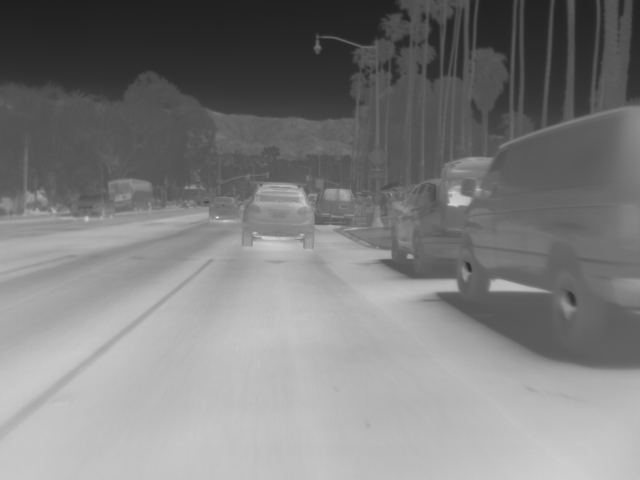
#> input picture demo/1064.png, 640 x 480 px, found by its file name
$ jupyter execute trongan93_test1.ipynb   (older library calls are emulated)
#> lines starting #> are read from the running program, lines starting #| are printed output that depends on the picture
[cell 1]
from PIL import Image
import numpy as np
import cv2
import matplotlib.pyplot as plt

path = f'data/Thermal_train_HR/1064.png'
image = Image.open(path)
#> image is the input picture: PIL image 640x480 L; min 30, max 251, mean 126
img = np.array(image)
print("Image Matrix: ")
# print(img)
print(img.shape)
#| (480, 640)
print(img.dtype)
#| uint8
plt.imshow(img,cmap='Greys')
plt.show()

# Sobel
sobelx = cv2.Sobel(img,cv2.CV_64F,1,0,ksize=3)
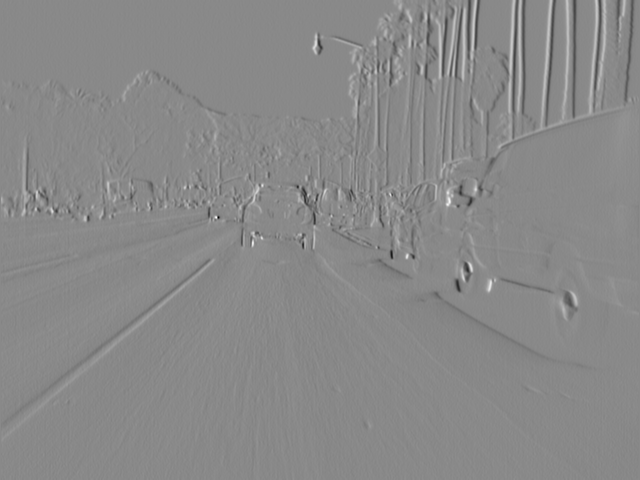
#> sobelx: shape (480, 640) float64; min -271, max 233, mean -0.1; drawn with min black and max white
sobely = cv2.Sobel(img,cv2.CV_64F,0,1,ksize=3)
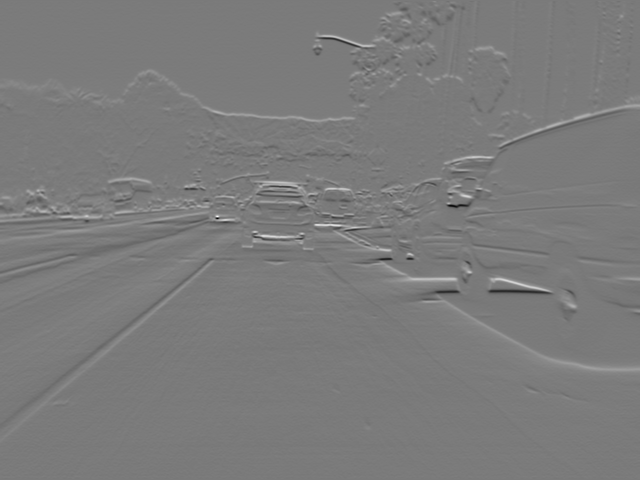
#> sobely: shape (480, 640) float64; min -333, max 359, mean 2.6; drawn with min black and max white
plt.imshow(sobelx,cmap = 'gray')
plt.show()
plt.imshow(sobely,cmap = 'gray')
plt.show()

[cell 2]
# Laplacian
laplacian = cv2.Laplacian(img,cv2.CV_64FC1)
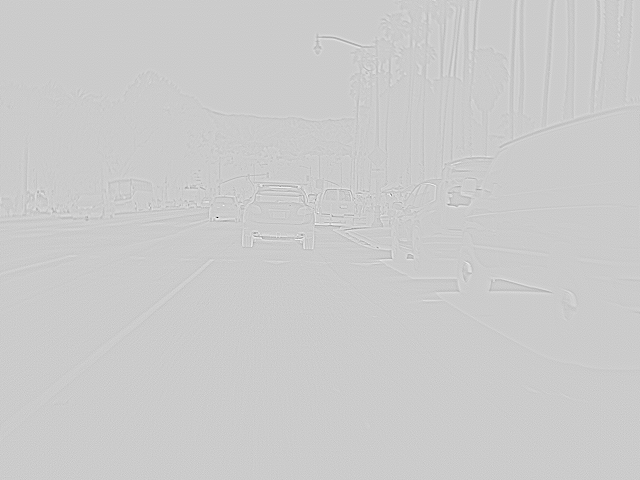
#> laplacian: shape (480, 640) float64; min -269, max 68, mean 0; drawn with min black and max white
plt.imshow(laplacian,cmap = 'gray')
plt.show()

[cell 3]
def kirsch_filter(gray):
    if gray.ndim > 2:
        raise Exception("illegal argument: input must be a single channel image (gray)")
    kernelG1 = np.array([[ 5,  5,  5],
                         [-3,  0, -3],
                         [-3, -3, -3]], dtype=np.float32)
    kernelG2 = np.array([[ 5,  5, -3],
                         [ 5,  0, -3],
                         [-3, -3, -3]], dtype=np.float32)
    kernelG3 = np.array([[ 5, -3, -3],
                         [ 5,  0, -3],
                         [ 5, -3, -3]], dtype=np.float32)
    kernelG4 = np.array([[-3, -3, -3],
                         [ 5,  0, -3],
                         [ 5,  5, -3]], dtype=np.float32)
    kernelG5 = np.array([[-3, -3, -3],
                         [-3,  0, -3],
                         [ 5,  5,  5]], dtype=np.float32)
    kernelG6 = np.array([[-3, -3, -3],
                         [-3,  0,  5],
                         [-3,  5,  5]], dtype=np.float32)
    kernelG7 = np.array([[-3, -3,  5],
                         [-3,  0,  5],
                         [-3, -3,  5]], dtype=np.float32)
    kernelG8 = np.array([[-3,  5,  5],
                         [-3,  0,  5],
                         [-3, -3, -3]], dtype=np.float32)

# [8 lines of commented-out code are left out]
    g1 = cv2.filter2D(gray, cv2.CV_32F, kernelG1)
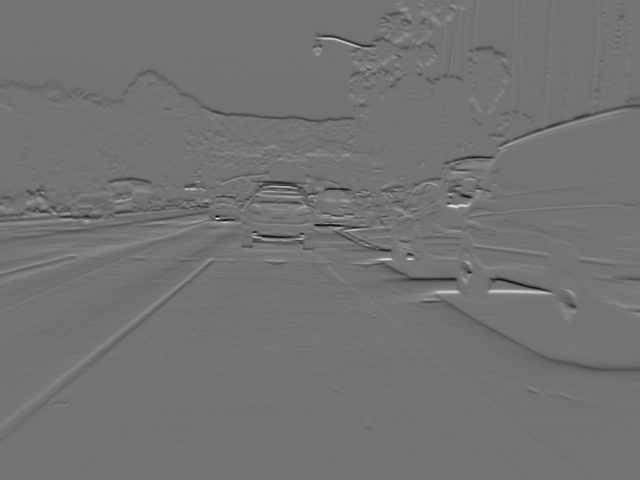
#> g1: shape (480, 640) float32; min -895, max 1066, mean -7.7; drawn with min black and max white
    g2 = cv2.filter2D(gray, cv2.CV_32F, kernelG2)
    g3 = cv2.filter2D(gray, cv2.CV_32F, kernelG3)
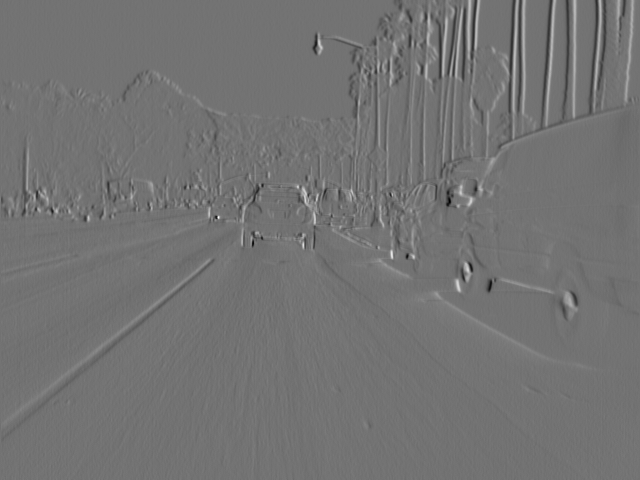
#> g3: shape (480, 640) float32; min -641, max 778, mean 0.4; drawn with min black and max white
    g4 = cv2.filter2D(gray, cv2.CV_32F, kernelG4)
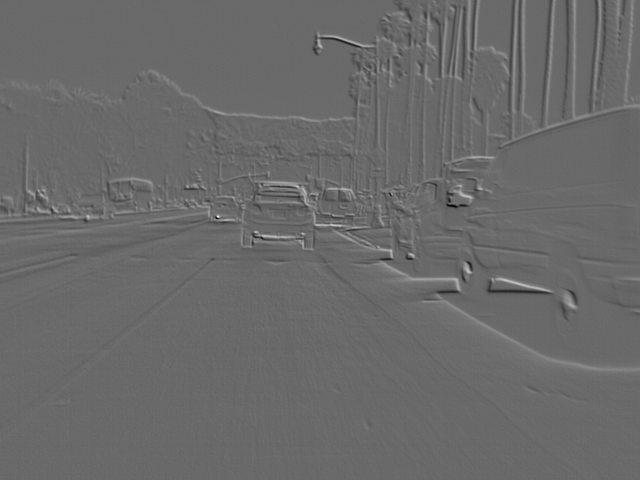
#> g4: shape (480, 640) float32; min -721, max 1021, mean 5.4; drawn with min black and max white
    g5 = cv2.filter2D(gray, cv2.CV_32F, kernelG5)
    g6 = cv2.filter2D(gray, cv2.CV_32F, kernelG6)
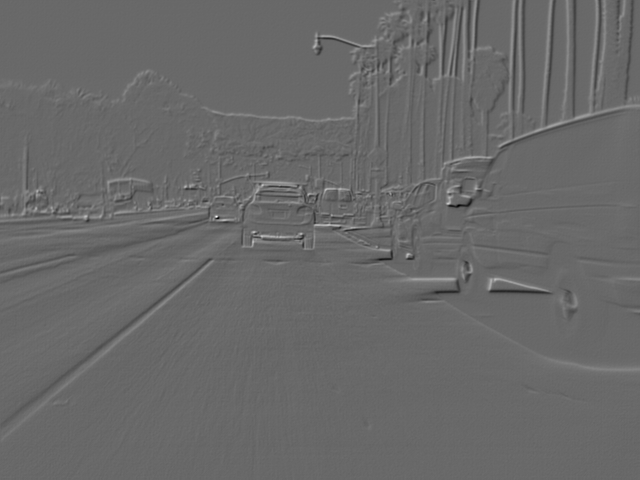
#> g6: shape (480, 640) float32; min -717, max 1031, mean 4.8; drawn with min black and max white
    g7 = cv2.filter2D(gray, cv2.CV_32F, kernelG7)
    g8 = cv2.filter2D(gray, cv2.CV_32F, kernelG8)
    magn = cv2.max(
        g1, cv2.max(
            g2, cv2.max(
                g3, cv2.max(
                    g4, cv2.max(
                        g5, cv2.max(
                            g6, cv2.max(
                                g7, g8
                            )
                        )
                    )
                )
            )
        )
    )
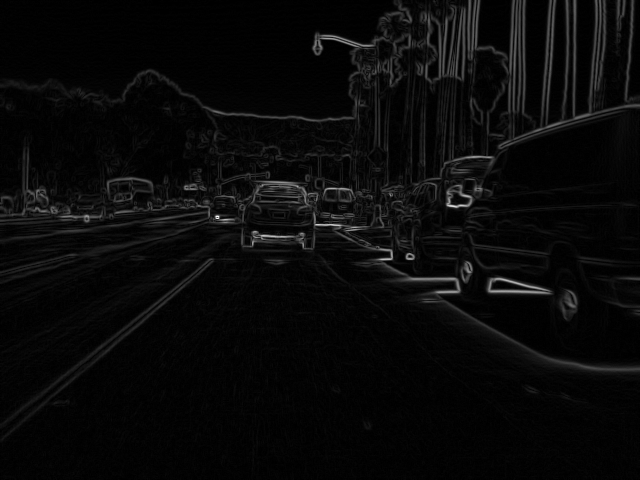
#> magn: shape (480, 640) float32; min 0, max 1066, mean 40.9; drawn with min black and max white
    return magn

[cell 4]
bin = kirsch_filter(img)
print(img.dtype)
#| uint8
print(img)
#> (printed output is left out)
print(bin.dtype)
#| float32
print(bin)
#> (printed output is left out)
# show results
plt.imshow(bin, interpolation='none', cmap='gray')
plt.show()

$ run again, with demo/0004.png copied over demo/1064.png
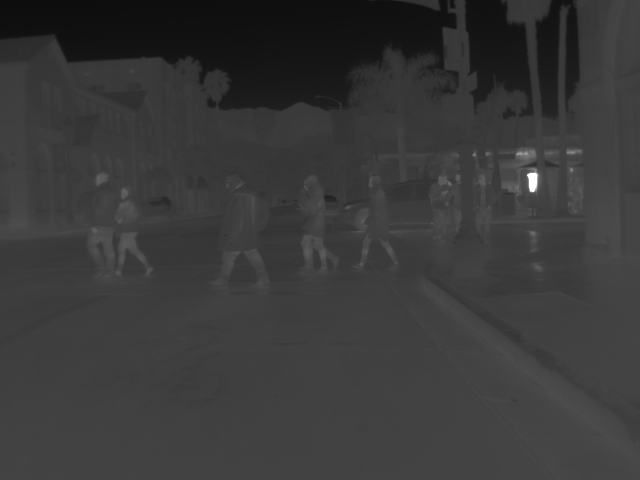
#> input picture demo/0004.png, 640 x 480 px, found by its file name
#> image is the input picture: PIL image 640x480 L; min 13, max 255, mean 57.1
#| (480, 640)
#| uint8
#> `laplacian = cv2.Laplacian(img,cv2.CV_64FC1)`:
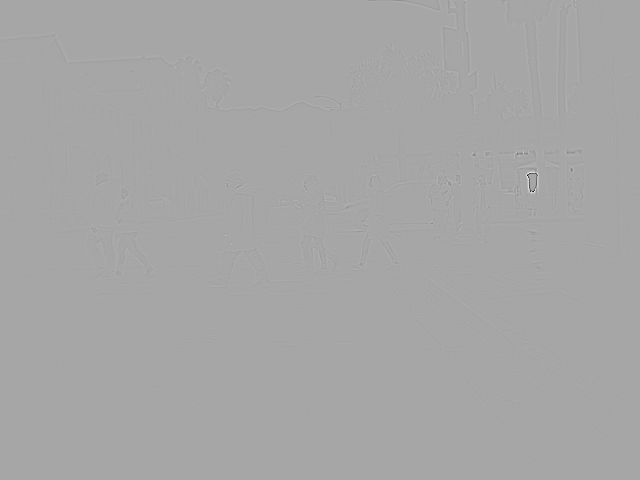
#> laplacian: shape (480, 640) float64; min -279, max 149, mean 0; drawn with min black and max white
#> in kirsch_filter, `magn = cv2.max( g1, cv2.max( g2, cv2.max( g3, cv2.max( g4, cv2.max( g5..`:
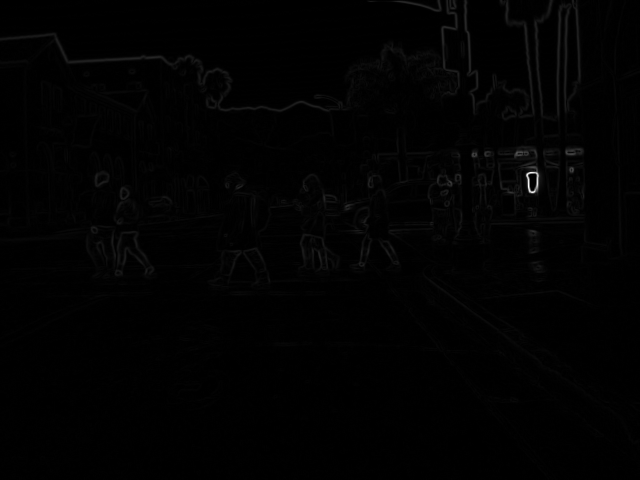
#> magn: shape (480, 640) float32; min 0, max 2255, mean 20; drawn with min black and max white
#| uint8
#> (printed output is left out)
#| float32
#> (printed output is left out)

$ run again, with demo/0303.png copied over demo/1064.png
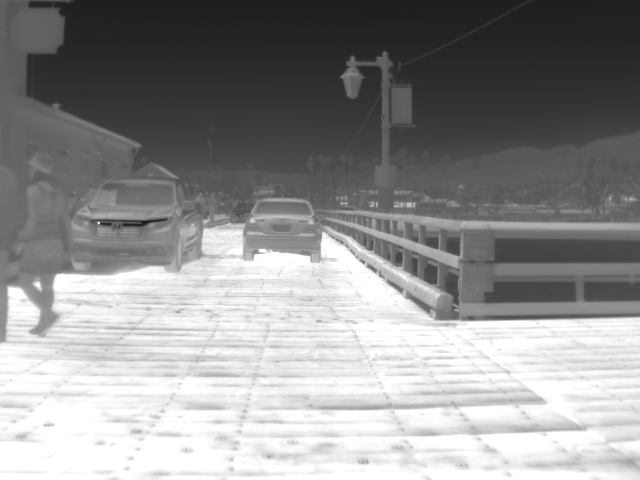
#> input picture demo/0303.png, 640 x 480 px, found by its file name
#> image is the input picture: PIL image 640x480 L; min 25, max 255, mean 143.8
#| (480, 640)
#| uint8
#> in kirsch_filter, `g8 = cv2.filter2D(gray, cv2.CV_32F, kernelG8)`:
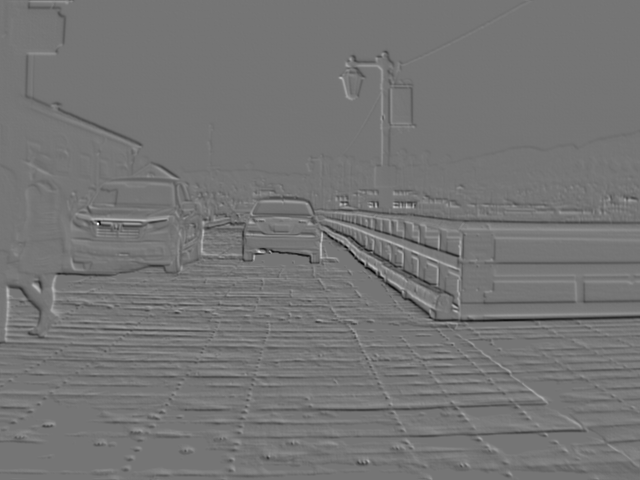
#> g8: shape (480, 640) float32; min -1316, max 1535, mean -7.7; drawn with min black and max white
#> in kirsch_filter, `magn = cv2.max( g1, cv2.max( g2, cv2.max( g3, cv2.max( g4, cv2.max( g5..`:
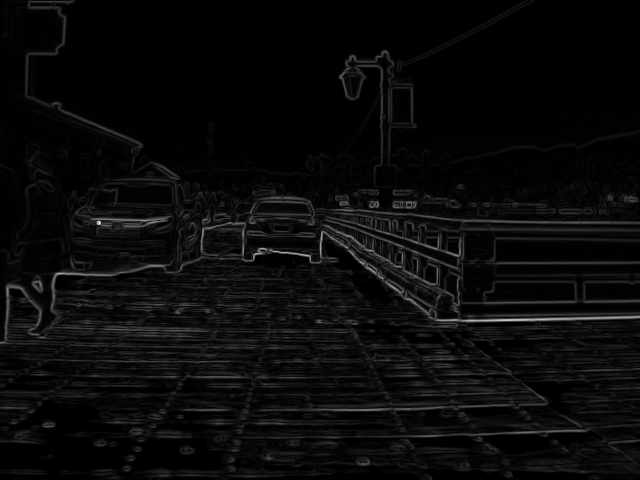
#> magn: shape (480, 640) float32; min 0, max 2103, mean 87; drawn with min black and max white
#| uint8
#> (printed output is left out)
#| float32
#> (printed output is left out)
